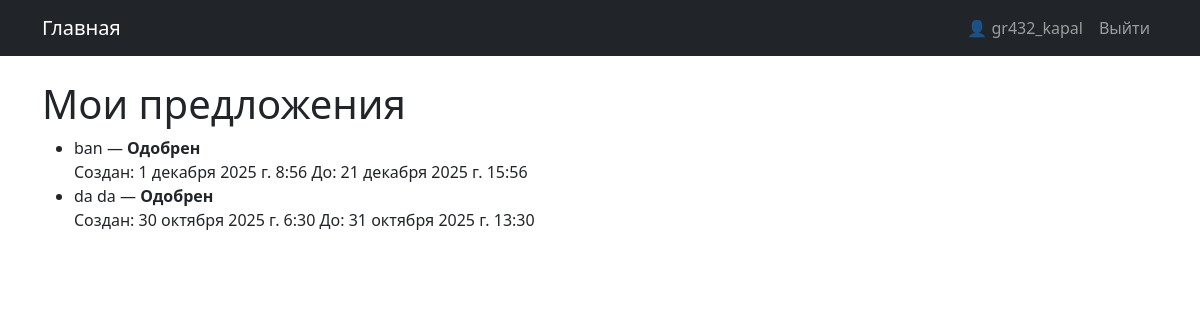
Screenshot of /proposed/ (signed in) with the database file from the repository.
### polls/models.py (models this page shows, shortened)
class Question(models.Model):
    question_text = models.CharField("Текст вопроса", max_length=255)
    pub_date = models.DateTimeField("Дата создания", default=timezone.now)
    expire_at = models.DateTimeField("Действителен до", default=default_expire_date)
    image = models.ImageField("Изображение (опционально)", upload_to="polls/images/", blank=True, null=True)
    created_by = models.ForeignKey(
        settings.AUTH_USER_MODEL,
        null=True,
        blank=True,
        on_delete=models.SET_NULL,
        related_name="proposed_questions",
        verbose_name="Кем предложен"
    )
    is_approved = models.BooleanField("Одобрен админом", default=False)
    class Meta:
        ordering = ["-pub_date"]

### polls/views.py (the view)
# urls.py: path("proposed/", views.proposed_list, name="proposed_list"),
@login_required
def proposed_list(request):
    qs = Question.objects.filter(created_by=request.user).order_by("-pub_date")
    return render(request, "polls/proposed_list.html", {"questions": qs})

### polls/templates/polls/proposed_list.html
{% extends "base.html" %}
{% block content %}
  <h1>Мои предложения</h1>
  {% if questions %}
    <ul>
    {% for q in questions %}
      <li>
        {{ q.question_text }} — {% if q.is_approved %}<strong>Одобрен</strong>{% else %}<em>На рассмотрении</em>{% endif %}
        <br>Создан: {{ q.pub_date }} До: {{ q.expire_at }}
      </li>
    {% endfor %}
    </ul>
  {% else %}
    <p>Вы еще не предлагали опросы.</p>
  {% endif %}
{% endblock %}

### templates/base.html (shortened to what this page needs)
<!doctype html>
<html lang="ru">
<head>
  <link href="https://cdn.jsdelivr.net/npm/bootstrap@5.3.3/dist/css/bootstrap.min.css" rel="stylesheet">
</head>
<body>
<nav class="navbar navbar-expand-lg navbar-dark bg-dark">
  <div class="container">
    <a class="navbar-brand" href="{% url 'polls:index' %}">Главная</a>
    <div class="collapse navbar-collapse">
      <ul class="navbar-nav ms-auto">
        {% if user.is_authenticated %}
          <li class="nav-item"><a class="nav-link" href="{% url 'accounts:profile_view' %}">👤 {{ user.username }}</a></li>
          <li class="nav-item"><a class="nav-link" href="{% url 'accounts:logout' %}">Выйти</a></li>
        {% else %}
          <li class="nav-item"><a class="nav-link" href="{% url 'accounts:login' %}">Войти</a></li>
          <li class="nav-item"><a class="nav-link" href="{% url 'accounts:register' %}">Регистрация</a></li>
        {% endif %}
      </ul>
    </div>
  </div>
</nav>
<div class="container mt-4">
  {% block content %}
  {% endblock %}
</div>
</body>
</html>

### rows the page displays
Question: question_text "ban", is_approved "Одобрен", pub_date "1 декабря 2025 г. 8:56", expire_at "21 декабря 2025 г. 15:56"
Question: question_text "da da", is_approved "Одобрен", pub_date "30 октября 2025 г. 6:30", expire_at "31 октября 2025 г. 13:30"

### other values shown
{{ user.username }} "gr432_kapal"
